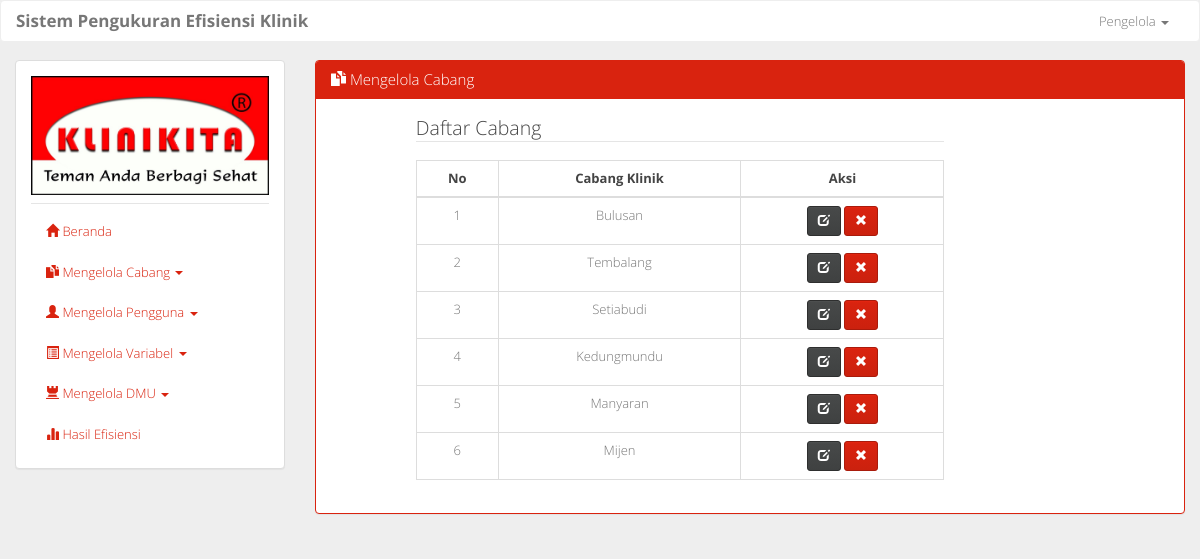
The page /mengelola_cabang.php (signed in) on the database its author committed.
### tables this page shows
CREATE TABLE `tb_klinik` (
  `id_klinik` int(3) NOT NULL,
  `cabang_klinik` varchar(50) NOT NULL
);

### mengelola_cabang.php (the view, shortened to what this page needs)
<?php include 'layout.php'; ?>
				<div class="col-sm-9">
					<div class="panel panel-primary">
					  	<div class="panel-heading">
					    	<h3 class="panel-title"><span class="glyphicon glyphicon-duplicate"></span> Mengelola Cabang</h3>
					  	</div>
					  	<div class="panel-body">
						  	<div class="col-sm-8 col-sm-offset-1">
						  		<legend>Daftar Cabang</legend>
						    	<table class="table table-bordered table-hover">
									<thead>
										<tr>
											<th>No</th>
											<th>Cabang Klinik</th>
											<th>Aksi</th>
										</tr>
									</thead>
									<tbody>
									<?php
										$i=1;
										$query = mysqli_query($conn, "SELECT * FROM tb_klinik");
										if (mysqli_num_rows($query) > 0) {
										    while($cabang = mysqli_fetch_assoc($query)) {
										        echo '
													<tr>
														<td>'.$i.'</td>
														<td>'.$cabang['cabang_klinik'].'</td>
														<td>
															<a href="ubah_cabang.php?id='.$cabang['id_klinik'].'" class="btn btn-default btn-sm"><span class="glyphicon glyphicon-edit"></span></a>
															<a href="process/hapus_cabang.php?id='.$cabang['id_klinik'].'" class="btn btn-primary btn-sm"><span class="glyphicon glyphicon-remove"></span></a>
										        		</td>
													</tr>
												';
												$i++;
										    }
										}
									?>
									</tbody>
								</table>
						  	</div>
					  	</div>
					</div>
				</div>
<?php include 'layout2.php' ?>

### assets/css/style.css (style rules this page uses)
body { background-color: #eee; }
th, td { text-align: center; }

### rows shown on the page
tb_klinik: cabang_klinik "Bulusan"
tb_klinik: cabang_klinik "Tembalang"
tb_klinik: cabang_klinik "Setiabudi"
tb_klinik: cabang_klinik "Kedungmundu"
tb_klinik: cabang_klinik "Manyaran"
tb_klinik: cabang_klinik "Mijen"

### other values the page prints
$_SESSION['user'] "Pengelola"
